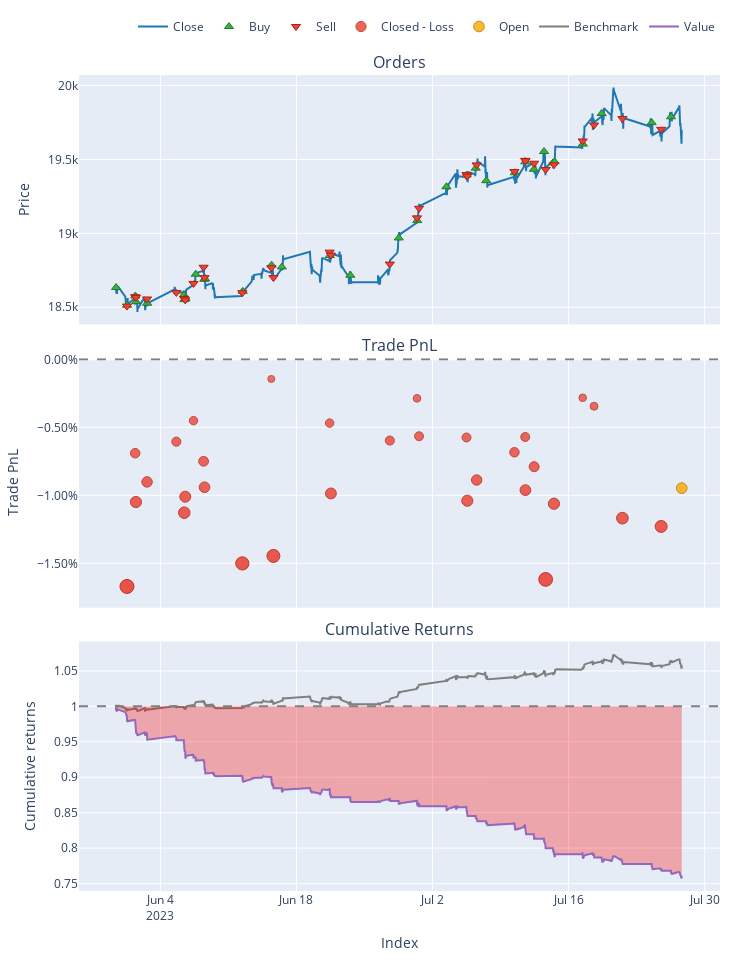

Write notebook code for a chart like this one.
### Code cell
pf.plot().show()

### Figure 1 — Plotly figure (JSON) as saved in the notebook; plotly's stock layout.template omitted (floating-point values rounded to 4 significant figures; data arrays with more than 128 entries replaced by an {"elided": "..."} marker saying what was removed)
{"data": [{"legendgroup": "0", "line": {"color": "#1f77b4"}, "name": "Close", "showlegend": true, "type": "scatter", "uid": "17f88ebc-6348-4223-8cf9-65fb59b308ae", "x": {"elided": "3150 str values"}, "xaxis": "x", "y": {"elided": "3150 float values"}, "yaxis": "y"}, {"customdata": [[0, 0.00534, 0.4975], [2, 0.005285, 0.4892], [4, 0.005231, 0.4859], [6, 0.005188, 0.4808], [8, 0.005144, 0.4765], [10, 0.005097, 0.4736], [12, 0.005049, 0.4683], [14, 0.004996, 0.4636], [16, 0.00493, 0.4615], [18, 0.004902, 0.4581], [20, 0.004855, 0.4538], [22, 0.004805, 0.447], [24, 0.004753, 0.4464], [26, 0.004687, 0.44], [28, 0.004646, 0.4379], [30, 0.004634, 0.4336], [32, 0.004545, 0.431], [34, 0.004504, 0.4298], [36, 0.004425, 0.4274], [38, 0.004382, 0.4249], [40, 0.004326, 0.4205], [42, 0.004307, 0.4168], [44, 0.004266, 0.414], [46, 0.004226, 0.4116], [48, 0.004196, 0.4077], [50, 0.004137, 0.4045], [52, 0.004087, 0.398], [54, 0.004042, 0.3938], [56, 0.004006, 0.3927], [58, 0.003951, 0.3913], [60, 0.003917, 0.3868], [62, 0.003861, 0.3821]], "hovertemplate": "Order Id: %{customdata[0]}<br>Timestamp: %{x}<br>Price: %{y}<br>Size: %{customdata[1]:.6f}<br>Fees: %{customdata[2]:.6f}", "legendgroup": "1", "marker": {"color": "#37B13F", "line": {"color": "rgb(38,123,44)", "width": 1}, "size": 8, "symbol": "triangle-up"}, "mode": "markers", "name": "Buy", "type": "scatter", "uid": "bd820c1a-cd92-496c-9c31-e789589d3354", "x": ["2023-05-30T10:30:00+05:30", "2023-05-31T13:50:00+05:30", "2023-06-01T10:00:00+05:30", "2023-06-01T12:10:00+05:30", "2023-06-02T15:20:00+05:30", "2023-06-06T10:05:00+05:30", "2023-06-06T11:10:00+05:30", "2023-06-06T13:40:00+05:30", "2023-06-07T15:15:00+05:30", "2023-06-08T12:35:00+05:30", "2023-06-08T14:10:00+05:30", "2023-06-12T11:15:00+05:30", "2023-06-15T10:35:00+05:30", "2023-06-16T11:55:00+05:30", "2023-06-21T10:30:00+05:30", "2023-06-23T13:05:00+05:30", "2023-06-28T12:35:00+05:30", "2023-06-30T10:25:00+05:30", "2023-07-03T10:20:00+05:30", "2023-07-05T12:20:00+05:30", "2023-07-06T10:40:00+05:30", "2023-07-07T12:40:00+05:30", "2023-07-10T11:05:00+05:30", "2023-07-11T13:05:00+05:30", "2023-07-12T10:20:00+05:30", "2023-07-13T11:20:00+05:30", "2023-07-14T09:25:00+05:30", "2023-07-14T13:35:00+05:30", "2023-07-17T11:20:00+05:30", "2023-07-19T09:35:00+05:30", "2023-07-24T13:05:00+05:30", "2023-07-26T13:00:00+05:30"], "xaxis": "x", "y": [18630.0, 18510.0, 18580.0, 18540.0, 18530.0, 18580.0, 18550.0, 18560.0, 18720.0, 18690.0, 18690.0, 18610.0, 18780.0, 18770.0, 18850.0, 18720.0, 18970.0, 19090.0, 19310.0, 19390.0, 19440.0, 19360.0, 19410.0, 19480.0, 19430.0, 19550.0, 19480.0, 19480.0, 19600.0, 19810.0, 19750.0, 19790.0], "yaxis": "y"}, {"customdata": [[1, 0.00534, 0.4942], [3, 0.005285, 0.4908], [5, 0.005231, 0.4856], [7, 0.005188, 0.4813], [9, 0.005144, 0.4784], [11, 0.005097, 0.473], [13, 0.005049, 0.4683], [15, 0.004996, 0.4662], [17, 0.00493, 0.4627], [19, 0.004902, 0.4584], [21, 0.004855, 0.4515], [23, 0.004805, 0.4509], [25, 0.004753, 0.4444], [27, 0.004687, 0.4423], [29, 0.004646, 0.438], [31, 0.004634, 0.4354], [33, 0.004545, 0.4341], [35, 0.004504, 0.4317], [37, 0.004425, 0.4292], [39, 0.004382, 0.4248], [41, 0.004326, 0.421], [43, 0.004307, 0.4182], [45, 0.004266, 0.4158], [47, 0.004226, 0.4118], [49, 0.004196, 0.4086], [51, 0.004137, 0.402], [53, 0.004087, 0.3977], [55, 0.004042, 0.3966], [57, 0.004006, 0.3953], [59, 0.003951, 0.3907], [61, 0.003917, 0.3859]], "hovertemplate": "Order Id: %{customdata[0]}<br>Timestamp: %{x}<br>Price: %{y}<br>Size: %{customdata[1]:.6f}<br>Fees: %{customdata[2]:.6f}", "legendgroup": "2", "marker": {"color": "#EA4335", "line": {"color": "rgb(181,31,18)", "width": 1}, "size": 8, "symbol": "triangle-down"}, "mode": "markers", "name": "Sell", "type": "scatter", "uid": "e0d7a2d6-d161-4332-8aea-30f086a01ae0", "x": ["2023-05-31T13:30:00+05:30", "2023-06-01T09:45:00+05:30", "2023-06-01T11:35:00+05:30", "2023-06-02T15:05:00+05:30", "2023-06-05T15:25:00+05:30", "2023-06-06T10:55:00+05:30", "2023-06-06T13:25:00+05:30", "2023-06-07T09:45:00+05:30", "2023-06-08T10:40:00+05:30", "2023-06-08T13:00:00+05:30", "2023-06-12T10:20:00+05:30", "2023-06-15T09:50:00+05:30", "2023-06-15T15:05:00+05:30", "2023-06-21T09:55:00+05:30", "2023-06-21T13:05:00+05:30", "2023-06-27T14:35:00+05:30", "2023-06-30T09:35:00+05:30", "2023-06-30T14:45:00+05:30", "2023-07-05T11:55:00+05:30", "2023-07-05T13:55:00+05:30", "2023-07-06T13:00:00+05:30", "2023-07-10T10:15:00+05:30", "2023-07-11T12:55:00+05:30", "2023-07-11T13:20:00+05:30", "2023-07-12T10:55:00+05:30", "2023-07-13T15:20:00+05:30", "2023-07-14T11:50:00+05:30", "2023-07-17T10:50:00+05:30", "2023-07-18T14:55:00+05:30", "2023-07-21T12:55:00+05:30", "2023-07-25T12:35:00+05:30"], "xaxis": "x", "y": [18510.0, 18570.0, 18570.0, 18560.0, 18600.0, 18560.0, 18550.0, 18660.0, 18770.0, 18700.0, 18600.0, 18770.0, 18700.0, 18870.0, 18850.0, 18792, 19100.0, 19170.0, 19400.0, 19390.0, 19460.0, 19420.0, 19490.0, 19490.0, 19470.0, 19432, 19460.0, 19625, 19730.0, 19780.0, 19700.0], "yaxis": "y"}, {"customdata": [[0, 0, -1.662, -0.0167], [1, 1, -0.6753, -0.006902], [2, 2, -1.02, -0.01049], [3, 3, -0.8667, -0.009012], [4, 4, -0.5768, -0.006053], [5, 5, -1.068, -0.01127], [6, 6, -0.9462, -0.0101], [7, 7, -0.4182, -0.00451], [8, 8, -0.692, -0.007497], [9, 9, -0.8618, -0.009406], [10, 10, -1.362, -0.01501], [11, 11, -0.1289, -0.001442], [12, 12, -1.29, -0.01445], [13, 13, -0.4126, -0.004689], [14, 14, -0.8636, -0.00986], [15, 15, -0.518, -0.005973], [16, 16, -0.2473, -0.002869], [17, 17, -0.4863, -0.005657], [18, 18, -0.4913, -0.005747], [19, 19, -0.8835, -0.01039], [20, 20, -0.7464, -0.008874], [21, 21, -0.5697, -0.006833], [22, 22, -0.4727, -0.005709], [23, 23, -0.7918, -0.009617], [24, 24, -0.6438, -0.007896], [25, 25, -1.309, -0.01618], [26, 26, -0.845, -0.01062], [27, 27, -0.2227, -0.002828], [28, 28, -0.2707, -0.003447], [29, 29, -0.914, -0.01168], [30, 30, -0.9505, -0.01229]], "hovertemplate": "Exit Trade Id: %{customdata[0]}<br>Position Id: %{customdata[1]}<br>Exit Timestamp: %{x}<br>PnL: %{customdata[2]:.6f}<br>Return: %{customdata[3]:.2%}", "legendgroup": "3", "marker": {"color": "#EA4335", "line": {"color": "rgb(181,31,18)", "width": 1}, "opacity": [0.9, 0.8037, 0.839, 0.8244, 0.7953, 0.8467, 0.8351, 0.7802, 0.8095, 0.8283, 0.8834, 0.75, 0.8779, 0.7819, 0.8328, 0.7945, 0.764, 0.7914, 0.7923, 0.838, 0.8231, 0.803, 0.792, 0.8304, 0.8135, 0.8949, 0.8402, 0.7636, 0.7697, 0.8506, 0.8566], "size": [14, 9.505, 11.15, 10.47, 9.115, 11.51, 10.97, 8.408, 9.778, 10.65, 13.22, 7, 12.97, 8.49, 10.86, 9.079, 7.655, 8.934, 8.975, 11.11, 10.41, 9.474, 8.958, 10.75, 9.961, 13.76, 11.21, 7.636, 7.92, 11.7, 11.98], "symbol": "circle"}, "mode": "markers", "name": "Closed - Loss", "type": "scatter", "uid": "bea7d961-ca34-4a80-827f-f3372b20f867", "x": ["2023-05-31T13:30:00+05:30", "2023-06-01T09:45:00+05:30", "2023-06-01T11:35:00+05:30", "2023-06-02T15:05:00+05:30", "2023-06-05T15:25:00+05:30", "2023-06-06T10:55:00+05:30", "2023-06-06T13:25:00+05:30", "2023-06-07T09:45:00+05:30", "2023-06-08T10:40:00+05:30", "2023-06-08T13:00:00+05:30", "2023-06-12T10:20:00+05:30", "2023-06-15T09:50:00+05:30", "2023-06-15T15:05:00+05:30", "2023-06-21T09:55:00+05:30", "2023-06-21T13:05:00+05:30", "2023-06-27T14:35:00+05:30", "2023-06-30T09:35:00+05:30", "2023-06-30T14:45:00+05:30", "2023-07-05T11:55:00+05:30", "2023-07-05T13:55:00+05:30", "2023-07-06T13:00:00+05:30", "2023-07-10T10:15:00+05:30", "2023-07-11T12:55:00+05:30", "2023-07-11T13:20:00+05:30", "2023-07-12T10:55:00+05:30", "2023-07-13T15:20:00+05:30", "2023-07-14T11:50:00+05:30", "2023-07-17T10:50:00+05:30", "2023-07-18T14:55:00+05:30", "2023-07-21T12:55:00+05:30", "2023-07-25T12:35:00+05:30"], "xaxis": "x2", "y": [-0.0167, -0.006902, -0.01049, -0.009012, -0.006053, -0.01127, -0.0101, -0.00451, -0.007497, -0.009406, -0.01501, -0.001442, -0.01445, -0.004689, -0.00986, -0.005973, -0.002869, -0.005657, -0.005747, -0.01039, -0.008874, -0.006833, -0.005709, -0.009617, -0.007896, -0.01618, -0.01062, -0.002828, -0.003447, -0.01168, -0.01229], "yaxis": "y2"}, {"customdata": [[31, 31, -0.7236, -0.00947]], "hovertemplate": "Exit Trade Id: %{customdata[0]}<br>Position Id: %{customdata[1]}<br>Exit Timestamp: %{x}<br>PnL: %{customdata[2]:.6f}<br>Return: %{customdata[3]:.2%}", "legendgroup": "4", "marker": {"color": "#FFAA00", "line": {"color": "rgb(178,118,0)", "width": 1}, "opacity": [0.8289], "size": [10.68], "symbol": "circle"}, "mode": "markers", "name": "Open", "type": "scatter", "uid": "ad1e2944-14e3-4023-a73b-47a606e705ef", "x": ["2023-07-27T15:25:00+05:30"], "xaxis": "x2", "y": [-0.00947], "yaxis": "y2"}, {"legendgroup": "5", "line": {"color": "#7f7f7f"}, "name": "Benchmark", "showlegend": true, "type": "scatter", "uid": "635b371a-8fc8-40bf-acaf-0e31fbaa05da", "x": {"elided": "3150 str values"}, "xaxis": "x3", "y": {"elided": "3150 float values"}, "yaxis": "y3"}, {"hoverinfo": "skip", "legendgroup": "6", "line": {"color": "rgba(0, 0, 0, 0)", "width": 0}, "opacity": 0, "showlegend": false, "type": "scatter", "uid": "93a24ebb-628c-4663-b2e4-e5432e2b7acf", "x": {"elided": "3150 str values"}, "xaxis": "x3", "y": {"elided": "3150 int values"}, "yaxis": "y3"}, {"connectgaps": false, "fill": "tonexty", "fillcolor": "rgba(255, 0, 0, 0.3)", "hoverinfo": "skip", "legendgroup": "6", "line": {"color": "rgba(0, 0, 0, 0)", "width": 0}, "opacity": 0, "showlegend": false, "type": "scatter", "uid": "48157435-2615-42aa-b5b2-3db489b980d4", "x": {"elided": "3150 str values"}, "xaxis": "x3", "y": {"elided": "3150 float values"}, "yaxis": "y3"}, {"legendgroup": "7", "line": {"color": "#9467bd"}, "name": "Value", "showlegend": true, "type": "scatter", "uid": "1ac80a70-6ae7-4ee5-908e-2fc780537ea4", "x": {"elided": "3150 str values"}, "xaxis": "x3", "y": {"elided": "3150 float values"}, "yaxis": "y3"}, {"hoverinfo": "skip", "legendgroup": "6", "line": {"color": "rgba(0, 0, 0, 0)", "width": 0}, "opacity": 0, "showlegend": false, "type": "scatter", "uid": "1b70aa75-5d74-4b07-aadd-3d27421ddb1f", "x": {"elided": "3150 str values"}, "xaxis": "x3", "y": {"elided": "3150 int values"}, "yaxis": "y3"}], "layout": {"annotations": [{"font": {"size": 16}, "showarrow": false, "text": "Orders", "x": 0.5, "xanchor": "center", "xref": "paper", "y": 1, "yanchor": "bottom", "yref": "paper"}, {"font": {"size": 16}, "showarrow": false, "text": "Trade PnL", "x": 0.5, "xanchor": "center", "xref": "paper", "y": 0.6528, "yanchor": "bottom", "yref": "paper"}, {"font": {"size": 16}, "showarrow": false, "text": "Cumulative Returns", "x": 0.5, "xanchor": "center", "xref": "paper", "y": 0.3056, "yanchor": "bottom", "yref": "paper"}], "height": 960, "legend": {"orientation": "h", "traceorder": "normal", "x": 1, "xanchor": "right", "y": 1.042, "yanchor": "bottom"}, "margin": {"b": 30, "l": 30, "r": 30, "t": 30}, "shapes": [{"line": {"color": "gray", "dash": "dash"}, "type": "line", "x0": 0, "x1": 1, "xref": "paper", "y0": 0, "y1": 0, "yref": "y2"}, {"line": {"color": "gray", "dash": "dash"}, "type": "line", "x0": 0, "x1": 1, "xref": "paper", "y0": 1, "y1": 1, "yref": "y3"}], "showlegend": true, "width": 750, "xaxis": {"anchor": "y", "domain": [0, 1], "matches": "x3", "showticklabels": false}, "xaxis2": {"anchor": "y2", "domain": [0, 1], "matches": "x3", "showticklabels": false}, "xaxis3": {"anchor": "y3", "domain": [0, 1], "title": {"text": "Index"}}, "yaxis": {"anchor": "x", "domain": [0.6944, 1], "title": {"text": "Price"}}, "yaxis2": {"anchor": "x2", "domain": [0.3472, 0.6528], "tickformat": ".2%", "title": {"text": "Trade PnL"}}, "yaxis3": {"anchor": "x3", "domain": [0, 0.3056], "title": {"text": "Cumulative returns"}}}}
